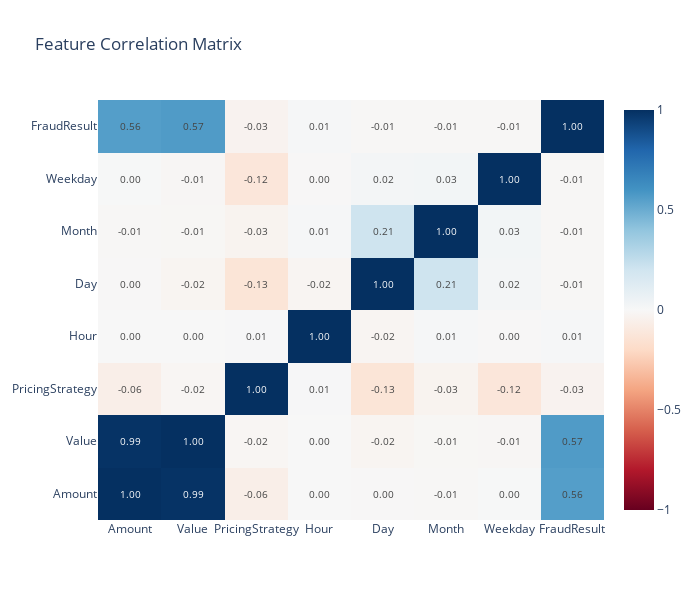

The cell this chart's notebook holds for it:
### Markdown cell above
## 5. Feature Correlation Heatmap

### Code cell
# Select numerical features for correlation
numerical_features = ['Amount', 'Value', 'PricingStrategy', 'Hour', 'Day', 'Month', 'Weekday', 'FraudResult']
correlation_matrix = train[numerical_features].corr()

# Interactive heatmap
fig = go.Figure(data=go.Heatmap(
    z=correlation_matrix.values,
    x=correlation_matrix.columns,
    y=correlation_matrix.columns,
    colorscale='RdBu',
    zmid=0,
    text=correlation_matrix.values,
    texttemplate='%{text:.2f}',
    textfont={"size": 10},
    hovertemplate='%{y} vs %{x}<br>Correlation: %{z:.3f}<extra></extra>'
))

fig.update_layout(
    title='Feature Correlation Matrix',
    height=600,
    width=700
)

fig.show()

# Show correlations with FraudResult
fraud_corr = correlation_matrix['FraudResult'].sort_values(ascending=False)
print("\n📊 CORRELATIONS WITH FRAUD:")
print(fraud_corr)

### Figure 1 — Plotly figure (JSON) as saved in the notebook; plotly's stock layout.template omitted (floating-point values rounded to 4 significant figures)
{"data": [{"colorscale": [[0, "rgb(103,0,31)"], [0.1, "rgb(178,24,43)"], [0.2, "rgb(214,96,77)"], [0.3, "rgb(244,165,130)"], [0.4, "rgb(253,219,199)"], [0.5, "rgb(247,247,247)"], [0.6, "rgb(209,229,240)"], [0.7, "rgb(146,197,222)"], [0.8, "rgb(67,147,195)"], [0.9, "rgb(33,102,172)"], [1, "rgb(5,48,97)"]], "hovertemplate": "%{y} vs %{x}<br>Correlation: %{z:.3f}<extra></extra>", "text": [[1, 0.9897, -0.06193, -0.001611, -0.003905, -0.00906, 0.004241, 0.5574], [0.9897, 1, -0.01702, 0.000474, -0.0241, -0.01045, -0.01376, 0.5667], [-0.06193, -0.01702, 1, 0.007423, -0.1316, -0.03129, -0.1229, -0.03382], [-0.001611, 0.000474, 0.007423, 1, -0.01946, 0.01224, -0.004345, 0.008295], [-0.003905, -0.0241, -0.1316, -0.01946, 1, 0.2078, 0.02252, -0.008636], [-0.00906, -0.01045, -0.03129, 0.01224, 0.2078, 1, 0.02565, -0.008887], [0.004241, -0.01376, -0.1229, -0.004345, 0.02252, 0.02565, 1, -0.006913], [0.5574, 0.5667, -0.03382, 0.008295, -0.008636, -0.008887, -0.006913, 1]], "textfont": {"size": 10}, "texttemplate": "%{text:.2f}", "type": "heatmap", "x": ["Amount", "Value", "PricingStrategy", "Hour", "Day", "Month", "Weekday", "FraudResult"], "y": ["Amount", "Value", "PricingStrategy", "Hour", "Day", "Month", "Weekday", "FraudResult"], "z": [[1, 0.9897, -0.06193, -0.001611, -0.003905, -0.00906, 0.004241, 0.5574], [0.9897, 1, -0.01702, 0.000474, -0.0241, -0.01045, -0.01376, 0.5667], [-0.06193, -0.01702, 1, 0.007423, -0.1316, -0.03129, -0.1229, -0.03382], [-0.001611, 0.000474, 0.007423, 1, -0.01946, 0.01224, -0.004345, 0.008295], [-0.003905, -0.0241, -0.1316, -0.01946, 1, 0.2078, 0.02252, -0.008636], [-0.00906, -0.01045, -0.03129, 0.01224, 0.2078, 1, 0.02565, -0.008887], [0.004241, -0.01376, -0.1229, -0.004345, 0.02252, 0.02565, 1, -0.006913], [0.5574, 0.5667, -0.03382, 0.008295, -0.008636, -0.008887, -0.006913, 1]], "zmid": 0}], "layout": {"height": 600, "title": {"text": "Feature Correlation Matrix"}, "width": 700}}
